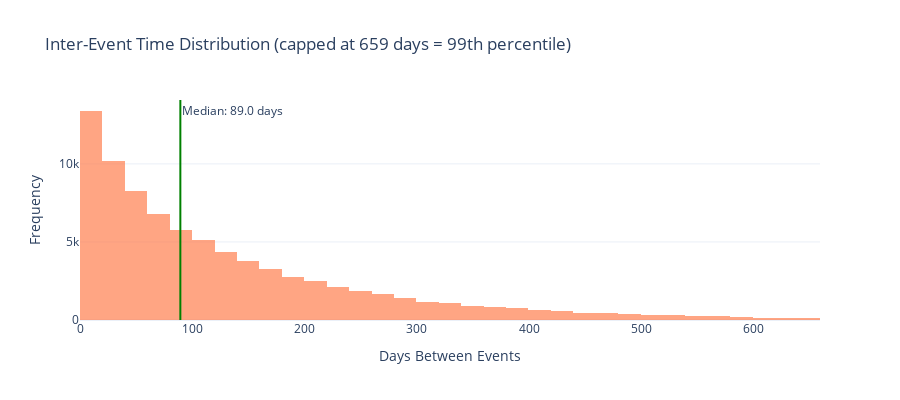

The notebook cell this image was saved under:
### Markdown cell above
## 1a.7 Inter-Event Timing Analysis

**📖 Understanding Inter-Event Time:**
- Time between consecutive events for each entity
- Short inter-event time: Frequent engagement
- Long inter-event time: Sporadic usage or churn risk

### Code cell
# Compute inter-event times for all entities with >1 event
inter_event_times = []

for entity, group in df_temp.groupby(ENTITY_COLUMN):
    if len(group) < 2:
        continue
    sorted_times = group[TIME_COLUMN].sort_values()
    diffs = sorted_times.diff().dropna()
    inter_event_times.extend(diffs.dt.total_seconds() / 86400)  # Convert to days

if inter_event_times:
    inter_event_series = pd.Series(inter_event_times)
    
    print("\u23f1\ufe0f  Inter-Event Time Distribution (days):")
    print(f"   Min: {inter_event_series.min():.2f}")
    print(f"   25th percentile: {inter_event_series.quantile(0.25):.2f}")
    print(f"   Median: {inter_event_series.median():.2f}")
    print(f"   Mean: {inter_event_series.mean():.2f}")
    print(f"   75th percentile: {inter_event_series.quantile(0.75):.2f}")
    print(f"   Max: {inter_event_series.max():.2f}")
    
    # Histogram
    fig = go.Figure()
    
    # Cap at 99th percentile for visualization
    cap = inter_event_series.quantile(0.99)
    display_data = inter_event_series[inter_event_series <= cap]
    
    fig.add_trace(go.Histogram(
        x=display_data,
        nbinsx=50,
        name="Inter-Event Time",
        marker_color="coral",
        opacity=0.7
    ))
    
    fig.add_vline(x=inter_event_series.median(), line_dash="solid", line_color="green",
                  annotation_text=f"Median: {inter_event_series.median():.1f} days",
                  annotation_position="top right")
    
    fig.update_layout(
        title=f"Inter-Event Time Distribution (capped at {cap:.0f} days = 99th percentile)",
        xaxis_title="Days Between Events",
        yaxis_title="Frequency",
        template="plotly_white",
        height=400
    )
    display_figure(fig)
else:
    print("Not enough multi-event entities to analyze inter-event timing")

### Figure 1 — Plotly figure (JSON) as saved in the notebook; plotly's stock layout.template omitted (floating-point values rounded to 4 significant figures; data arrays with more than 128 entries replaced by an {"elided": "..."} marker saying what was removed)
{"data": [{"marker": {"color": "coral"}, "name": "Inter-Event Time", "nbinsx": 50, "opacity": 0.7, "type": "histogram", "x": {"elided": "82157 float values"}}], "layout": {"annotations": [{"showarrow": false, "text": "Median: 89.0 days", "x": 89, "xanchor": "left", "xref": "x", "y": 1, "yanchor": "top", "yref": "y domain"}], "height": 400, "shapes": [{"line": {"color": "green", "dash": "solid"}, "type": "line", "x0": 89, "x1": 89, "xref": "x", "y0": 0, "y1": 1, "yref": "y domain"}], "title": {"text": "Inter-Event Time Distribution (capped at 659 days = 99th percentile)"}, "xaxis": {"title": {"text": "Days Between Events"}}, "yaxis": {"title": {"text": "Frequency"}}}}
